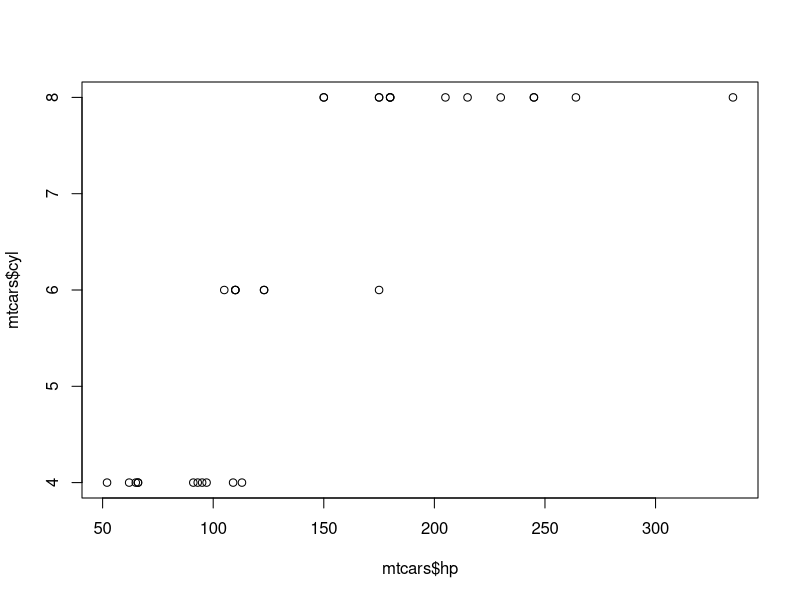
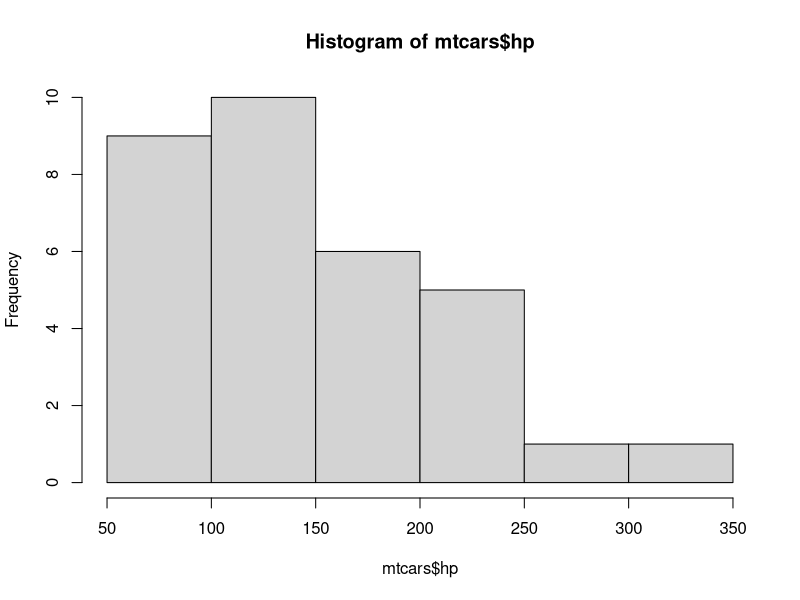
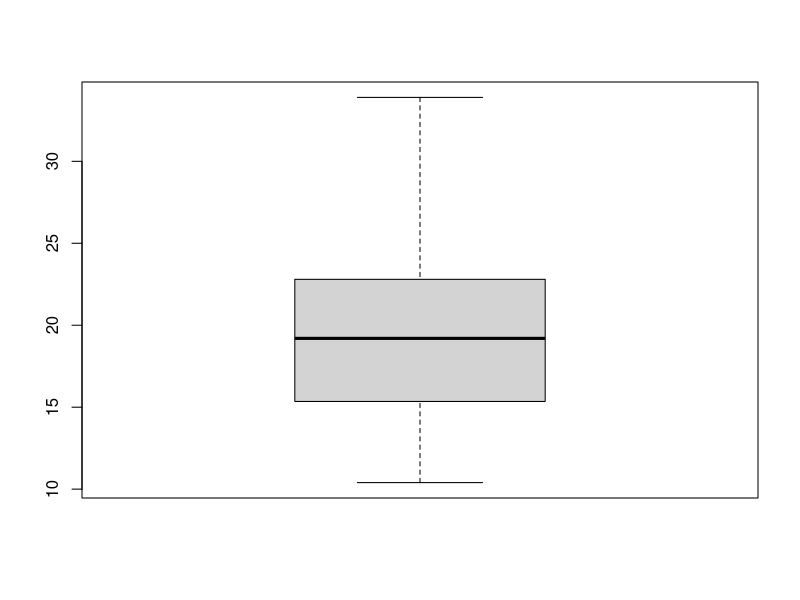

Here is the R script that generated these plots, in order:
# HOW TO CREATE and open git using R-STUDIO
# CREATE GITHUB ACCOUNT THEN from The CLONE DOWNLOAD SECTION COPY THE URL
# THEN OPEN r-studio from file=> createproject=>VERSIONCONTROL=> AND PUT THE 
# COPPIED URL EG(https://github.com/habeyo/hats.git)
# THEN FROM FILE=> NEWFILE=RSCRIPT=> WRITE SOME TIHING AND SAVE IT AS r file
# then how do we upload this created file to github?
# tools=>versioncontrol=>commit=> and select the files you want to commit=> and take to
# the github repository => then write some messeges if ypu want and hit commit
#a new messege will apear says 2 files changed...etc and close it
# then hit push  after some procesecess it will end and you close it
# finaly when you go to your github account 

# the github repository



library(datasets)
head(mtcars)
summary(mtcars)
str(mtcars)
plot(mtcars$hp, mtcars$cyl)
hist(mtcars$hp)
boxplot(mtcars$mpg)
